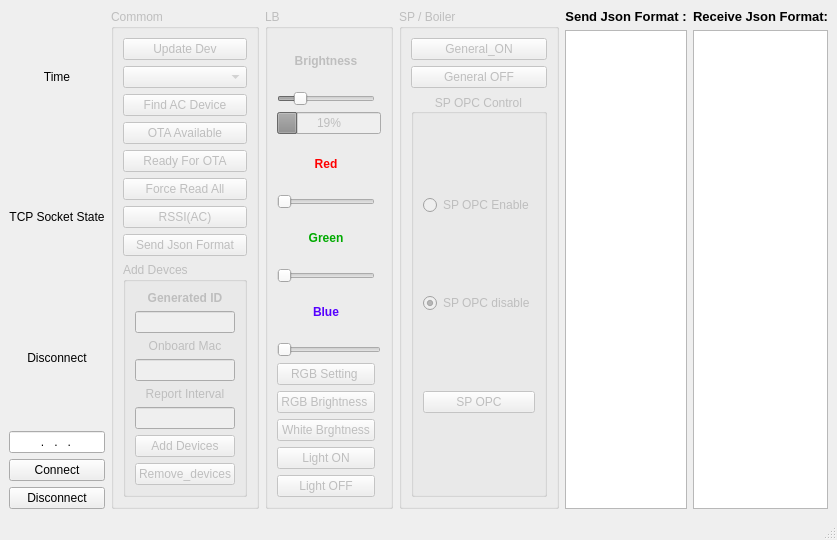
<?xml version="1.0" encoding="UTF-8"?>
<ui version="4.0">
 <class>MainWindow</class>
 <widget class="QMainWindow" name="MainWindow">
  <property name="geometry">
   <rect>
    <x>0</x>
    <y>0</y>
    <width>585</width>
    <height>472</height>
   </rect>
  </property>
  <property name="windowTitle">
   <string>TCP_Socket</string>
  </property>
  <widget class="QWidget" name="centralwidget">
   <layout class="QHBoxLayout" name="horizontalLayout">
    <item>
     <layout class="QGridLayout" name="gridLayout">
      <item row="4" column="0">
       <widget class="QPushButton" name="btn_connect">
        <property name="text">
         <string>Connect</string>
        </property>
       </widget>
      </item>
      <item row="3" column="0">
       <widget class="QLineEdit" name="lineEdit">
        <property name="inputMask">
         <string>000.000.000.000</string>
        </property>
        <property name="alignment">
         <set>Qt::AlignCenter</set>
        </property>
       </widget>
      </item>
      <item row="1" column="0">
       <widget class="QLabel" name="label">
        <property name="text">
         <string>TCP Socket State</string>
        </property>
        <property name="alignment">
         <set>Qt::AlignCenter</set>
        </property>
       </widget>
      </item>
      <item row="5" column="0">
       <widget class="QPushButton" name="btn_close">
        <property name="text">
         <string>Disconnect</string>
        </property>
       </widget>
      </item>
      <item row="2" column="0">
       <widget class="QLabel" name="label_tcp_socket_state">
        <property name="text">
         <string>Disconnect</string>
        </property>
        <property name="alignment">
         <set>Qt::AlignCenter</set>
        </property>
       </widget>
      </item>
      <item row="0" column="0">
       <widget class="QLabel" name="label_Time">
        <property name="text">
         <string>Time</string>
        </property>
        <property name="alignment">
         <set>Qt::AlignCenter</set>
        </property>
       </widget>
      </item>
     </layout>
    </item>
    <item>
     <widget class="QGroupBox" name="GB_Commom">
      <property name="enabled">
       <bool>false</bool>
      </property>
      <property name="title">
       <string>Commom</string>
      </property>
      <layout class="QVBoxLayout" name="verticalLayout">
       <item>
        <widget class="QPushButton" name="btn_read_mesh_dev">
         <property name="enabled">
          <bool>false</bool>
         </property>
         <property name="text">
          <string>Update Dev</string>
         </property>
        </widget>
       </item>
       <item>
        <widget class="QComboBox" name="cb_Generated_id"/>
       </item>
       <item>
        <widget class="QPushButton" name="btn_ac_find">
         <property name="text">
          <string>Find AC Device</string>
         </property>
        </widget>
       </item>
       <item>
        <widget class="QPushButton" name="btn_ota_available">
         <property name="text">
          <string>OTA Available</string>
         </property>
        </widget>
       </item>
       <item>
        <widget class="QPushButton" name="btn_ready_for_ota">
         <property name="text">
          <string>Ready For OTA</string>
         </property>
        </widget>
       </item>
       <item>
        <widget class="QPushButton" name="btn_force_read_all">
         <property name="text">
          <string>Force Read All</string>
         </property>
        </widget>
       </item>
       <item>
        <widget class="QPushButton" name="btn_start_rssi_scan">
         <property name="text">
          <string>RSSI(AC)</string>
         </property>
        </widget>
       </item>
       <item>
        <widget class="QPushButton" name="btn_send_json">
         <property name="enabled">
          <bool>false</bool>
         </property>
         <property name="text">
          <string>Send Json Format</string>
         </property>
        </widget>
       </item>
       <item>
        <widget class="QGroupBox" name="groupBox">
         <property name="title">
          <string>Add Devces</string>
         </property>
         <layout class="QVBoxLayout" name="verticalLayout_2">
          <item>
           <widget class="QLabel" name="label_6">
            <property name="text">
             <string>&lt;html&gt;&lt;head/&gt;&lt;body&gt;&lt;p align=&quot;center&quot;&gt;&lt;span style=&quot; font-weight:600;&quot;&gt;Generated ID&lt;/span&gt;&lt;/p&gt;&lt;/body&gt;&lt;/html&gt;</string>
            </property>
            <property name="alignment">
             <set>Qt::AlignCenter</set>
            </property>
           </widget>
          </item>
          <item>
           <widget class="QLineEdit" name="lineEdit_Generated">
            <property name="maxLength">
             <number>22</number>
            </property>
            <property name="alignment">
             <set>Qt::AlignCenter</set>
            </property>
           </widget>
          </item>
          <item>
           <widget class="QLabel" name="label_2">
            <property name="text">
             <string>Onboard Mac</string>
            </property>
            <property name="alignment">
             <set>Qt::AlignCenter</set>
            </property>
           </widget>
          </item>
          <item>
           <widget class="QLineEdit" name="lineEdit_onboard_mac">
            <property name="maxLength">
             <number>12</number>
            </property>
            <property name="alignment">
             <set>Qt::AlignCenter</set>
            </property>
           </widget>
          </item>
          <item>
           <widget class="QLabel" name="label_5">
            <property name="text">
             <string>Report Interval</string>
            </property>
            <property name="alignment">
             <set>Qt::AlignCenter</set>
            </property>
           </widget>
          </item>
          <item>
           <widget class="QLineEdit" name="lineEdit_Report_interval">
            <property name="maxLength">
             <number>3</number>
            </property>
            <property name="alignment">
             <set>Qt::AlignCenter</set>
            </property>
           </widget>
          </item>
          <item>
           <widget class="QPushButton" name="btn_add_dev">
            <property name="text">
             <string>Add Devices</string>
            </property>
           </widget>
          </item>
          <item>
           <widget class="QPushButton" name="btn_remove_dev">
            <property name="text">
             <string>Remove_devices</string>
            </property>
           </widget>
          </item>
         </layout>
        </widget>
       </item>
      </layout>
     </widget>
    </item>
    <item>
     <widget class="QGroupBox" name="GB_LB">
      <property name="enabled">
       <bool>false</bool>
      </property>
      <property name="title">
       <string>LB</string>
      </property>
      <layout class="QGridLayout" name="gridLayout_5">
       <item row="18" column="0">
        <widget class="QPushButton" name="btn_lb_white_brghtness">
         <property name="text">
          <string>White Brghtness</string>
         </property>
        </widget>
       </item>
       <item row="17" column="0">
        <widget class="QPushButton" name="btn_lb_rgb_brightness">
         <property name="text">
          <string>RGB Brightness </string>
         </property>
        </widget>
       </item>
       <item row="19" column="0">
        <widget class="QPushButton" name="btn_lb_light_on">
         <property name="text">
          <string>Light ON</string>
         </property>
        </widget>
       </item>
       <item row="9" column="0">
        <widget class="QLabel" name="label_blue">
         <property name="text">
          <string>&lt;html&gt;&lt;head/&gt;&lt;body&gt;&lt;p&gt;&lt;span style=&quot; font-weight:600; color:#5500ff;&quot;&gt;Blue&lt;/span&gt;&lt;/p&gt;&lt;/body&gt;&lt;/html&gt;</string>
         </property>
         <property name="alignment">
          <set>Qt::AlignCenter</set>
         </property>
        </widget>
       </item>
       <item row="1" column="0">
        <widget class="QSlider" name="lb_hz_brightness">
         <property name="maximum">
          <number>255</number>
         </property>
         <property name="singleStep">
          <number>0</number>
         </property>
         <property name="value">
          <number>50</number>
         </property>
         <property name="orientation">
          <enum>Qt::Horizontal</enum>
         </property>
        </widget>
       </item>
       <item row="6" column="0">
        <widget class="QSlider" name="lb_hz_red_color">
         <property name="maximum">
          <number>255</number>
         </property>
         <property name="orientation">
          <enum>Qt::Horizontal</enum>
         </property>
        </widget>
       </item>
       <item row="16" column="0">
        <widget class="QPushButton" name="btn_lb_rgb_light_setting">
         <property name="text">
          <string>RGB Setting </string>
         </property>
        </widget>
       </item>
       <item row="7" column="0">
        <widget class="QLabel" name="label_green">
         <property name="text">
          <string>&lt;html&gt;&lt;head/&gt;&lt;body&gt;&lt;p align=&quot;center&quot;&gt;&lt;span style=&quot; font-weight:600; color:#00aa00;&quot;&gt;Green&lt;/span&gt;&lt;/p&gt;&lt;/body&gt;&lt;/html&gt;</string>
         </property>
        </widget>
       </item>
       <item row="8" column="0">
        <widget class="QSlider" name="lb_hz_green_color">
         <property name="maximum">
          <number>255</number>
         </property>
         <property name="orientation">
          <enum>Qt::Horizontal</enum>
         </property>
        </widget>
       </item>
       <item row="20" column="0">
        <widget class="QPushButton" name="btn_lb_light_off">
         <property name="text">
          <string>Light OFF</string>
         </property>
        </widget>
       </item>
       <item row="0" column="0">
        <widget class="QLabel" name="label_10">
         <property name="text">
          <string>&lt;html&gt;&lt;head/&gt;&lt;body&gt;&lt;p align=&quot;center&quot;&gt;&lt;span style=&quot; font-weight:600;&quot;&gt;Brightness&lt;/span&gt;&lt;/p&gt;&lt;/body&gt;&lt;/html&gt;</string>
         </property>
         <property name="alignment">
          <set>Qt::AlignCenter</set>
         </property>
        </widget>
       </item>
       <item row="15" column="0" colspan="2">
        <widget class="QSlider" name="lb_hz_blue_color">
         <property name="maximum">
          <number>255</number>
         </property>
         <property name="orientation">
          <enum>Qt::Horizontal</enum>
         </property>
        </widget>
       </item>
       <item row="2" column="0" colspan="2">
        <widget class="QProgressBar" name="lb_pb_brightness">
         <property name="maximum">
          <number>255</number>
         </property>
         <property name="value">
          <number>50</number>
         </property>
        </widget>
       </item>
       <item row="5" column="0">
        <widget class="QLabel" name="label_red">
         <property name="text">
          <string>&lt;html&gt;&lt;head/&gt;&lt;body&gt;&lt;p&gt;&lt;span style=&quot; font-weight:600; color:#ff0000;&quot;&gt;Red&lt;/span&gt;&lt;/p&gt;&lt;/body&gt;&lt;/html&gt;</string>
         </property>
         <property name="alignment">
          <set>Qt::AlignCenter</set>
         </property>
        </widget>
       </item>
      </layout>
      <zorder>lb_hz_blue_color</zorder>
      <zorder>label_10</zorder>
      <zorder>btn_lb_light_on</zorder>
      <zorder>btn_lb_rgb_light_setting</zorder>
      <zorder>btn_lb_rgb_brightness</zorder>
      <zorder>btn_lb_light_off</zorder>
      <zorder>label_red</zorder>
      <zorder>lb_hz_red_color</zorder>
      <zorder>label_green</zorder>
      <zorder>lb_hz_green_color</zorder>
      <zorder>label_blue</zorder>
      <zorder>lb_hz_brightness</zorder>
      <zorder>lb_pb_brightness</zorder>
      <zorder>btn_lb_white_brghtness</zorder>
     </widget>
    </item>
    <item>
     <layout class="QGridLayout" name="gridLayout_3">
      <item row="0" column="0">
       <widget class="QGroupBox" name="GB_SP">
        <property name="enabled">
         <bool>false</bool>
        </property>
        <property name="title">
         <string>SP / Boiler</string>
        </property>
        <layout class="QVBoxLayout" name="verticalLayout_3">
         <item>
          <widget class="QPushButton" name="btn_sp_on">
           <property name="text">
            <string>General_ON</string>
           </property>
          </widget>
         </item>
         <item>
          <widget class="QPushButton" name="btn_sp_off">
           <property name="text">
            <string>General OFF</string>
           </property>
          </widget>
         </item>
         <item>
          <widget class="QGroupBox" name="groupBox_2">
           <property name="title">
            <string>SP OPC Control</string>
           </property>
           <property name="alignment">
            <set>Qt::AlignCenter</set>
           </property>
           <layout class="QVBoxLayout" name="verticalLayout_4">
            <item>
             <widget class="QRadioButton" name="rb_sp_enable">
              <property name="text">
               <string>SP OPC Enable</string>
              </property>
              <property name="shortcut">
               <string/>
              </property>
              <property name="checked">
               <bool>false</bool>
              </property>
             </widget>
            </item>
            <item>
             <widget class="QRadioButton" name="rb_sp_disable">
              <property name="text">
               <string>SP OPC disable</string>
              </property>
              <property name="checked">
               <bool>true</bool>
              </property>
             </widget>
            </item>
            <item>
             <widget class="QPushButton" name="btn_SP_OPC">
              <property name="text">
               <string>SP OPC</string>
              </property>
             </widget>
            </item>
           </layout>
          </widget>
         </item>
        </layout>
       </widget>
      </item>
     </layout>
    </item>
    <item>
     <layout class="QGridLayout" name="gridLayout_2">
      <item row="2" column="0">
       <widget class="QLabel" name="label_3">
        <property name="text">
         <string>&lt;html&gt;&lt;head/&gt;&lt;body&gt;&lt;p align=&quot;center&quot;&gt;&lt;span style=&quot; font-size:10pt; font-weight:600;&quot;&gt;Send Json Format :&lt;/span&gt;&lt;/p&gt;&lt;/body&gt;&lt;/html&gt;</string>
        </property>
       </widget>
      </item>
      <item row="2" column="1">
       <widget class="QLabel" name="label_4">
        <property name="text">
         <string>&lt;html&gt;&lt;head/&gt;&lt;body&gt;&lt;p align=&quot;center&quot;&gt;&lt;span style=&quot; font-size:10pt; font-weight:600;&quot;&gt;Receive Json Format:&lt;/span&gt;&lt;/p&gt;&lt;/body&gt;&lt;/html&gt;</string>
        </property>
       </widget>
      </item>
      <item row="3" column="0">
       <widget class="QTextEdit" name="textEdit_send"/>
      </item>
      <item row="3" column="1">
       <widget class="QTextEdit" name="textEdit_rec">
        <property name="enabled">
         <bool>true</bool>
        </property>
       </widget>
      </item>
     </layout>
    </item>
   </layout>
   <zorder>GB_LB</zorder>
   <zorder>GB_Commom</zorder>
  </widget>
  <widget class="QStatusBar" name="statusbar"/>
  <action name="actionAbout">
   <property name="text">
    <string>About</string>
   </property>
  </action>
 </widget>
 <resources/>
 <connections/>
</ui>
